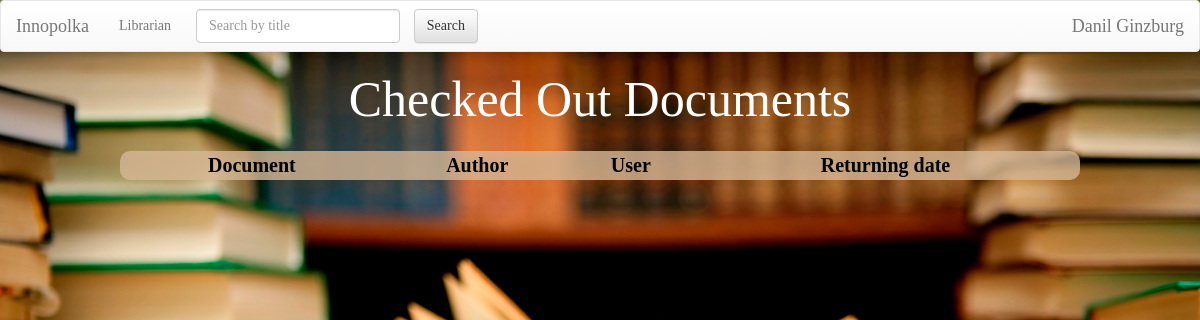
The app's page /checked_out_docs/ (signed in), older data.
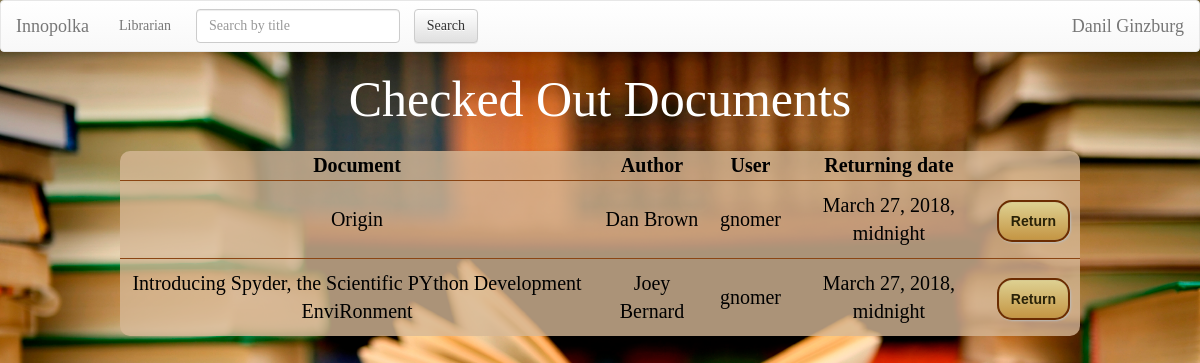
The same page, newer data.
### Documents/models.py (models this page shows, shortened)
class DocumentCopy(models.Model):
    doc = models.ForeignKey(Document, blank=True, default=None, on_delete=models.CASCADE) # link document which is checked out
    checked_up_by_whom = models.ForeignKey(User, blank=True, default=None, on_delete=models.CASCADE) # link to holder
    date = models.DateTimeField(default=str(datetime.datetime.today().strftime("%Y-%m-%d %H:%M")))
    returning_date = models.DateTimeField(default=str(datetime.datetime.today().strftime("%Y-%m-%d %H:%M")))
    time_left = models.CharField(null=True, max_length=250)
    fine_price = models.IntegerField(null=True)
    renewed = models.BooleanField(default=False)
    class Meta:
        verbose_name_plural = 'Document copies'

class Document(models.Model):
    title = models.CharField(max_length=250)
    price = models.IntegerField()
    keywords = models.CharField(max_length=250) # the list of keywords stored in string
    authors = models.CharField(max_length=250) # the list of authors in string format splitted by space
    cover = models.CharField(max_length=1000, default="https://lh3.googleusercontent.com/zqfUbCXdb1oGmsNEzNxTjQU5ZlS3x46nQoB83sFbRSlMnpDTZgdVCe_LvCx-rl7sOA=w300")
    copies = models.PositiveIntegerField(default=1)
    type = models.CharField(max_length=100, default='Document')
    is_bestseller = models.BooleanField(default=False)
    is_reference = models.BooleanField(default=False)
    level = models.PositiveIntegerField(default=1)
    room = models.PositiveIntegerField(default=1)

### Documents/views.py (the view)
# urls.py: url(r'^checked_out_docs/$', views.CheckedOutDocsView.as_view(), name='checked_out_docs'),
class CheckedOutDocsView(ListView):
    model = DocumentCopy
    template_name = 'Documents/checked_out_docs.html'
    context_object_name = 'document_copies'
    paginate_by = 20
    def get(self, request, *args, **kwargs):
        if request.user.is_staff:
            return super().get(request, *args, **kwargs)
        return redirect('/')

### Documents/templates/Documents/checked_out_docs.html (shortened to what this page needs)
{% extends 'Documents/base.html'  %}
{% load staticfiles %}
{% block body  %}
<h1> Checked Out Documents</h1>
<table>
    <tr>
        <th class="cen">Document</th>
        <th class="cen">Author</th>
        <th class="cen">User</th>
        <th class="cen">Returning date</th>
    </tr>
    <tr>
        {% for copy in document_copies %}
        <td><a href="/{{ copy.doc.id }}/">{{ copy.doc.title }}</a></td>
        <td>{{ copy.doc.authors }}</td>
        <td><a href="/user/?id={{ copy.checked_up_by_whom.id }}">{{ copy.checked_up_by_whom }}</a></td>
        <td>{{ copy.returning_date}}</td>
        <td><a class="button" href="/requests/return/?copy_id={{ copy.id }}" onclick="
        return confirm('Return {{copy.doc.title}} from {{copy.checked_up_by_whom.username}} back?');
">Return</a></td>
    </tr>
    {% endfor %}
</table>
{% endblock %}

### Documents/templates/Documents/base.html (shortened to what this page needs)
<!DOCTYPE html>
<html lang="en">
<head>
    {% load staticfiles %}
    <link rel="stylesheet" href="//maxcdn.bootstrapcdn.com/bootstrap/3.2.0/css/bootstrap.min.css">
    <link rel="stylesheet" href="//maxcdn.bootstrapcdn.com/bootstrap/3.2.0/css/bootstrap-theme.min.css">
</head>
<body>
<nav class="navbar navbar-default">
    <div class="container-fluid">
        <div class="navbar-header">
            <a class="navbar-brand" href="/">Innopolka</a>
            <ul class="nav navbar-nav navbar-right">
                {% if user.is_staff %}
                <li class="nav-item dropdown">
                    <a class="nav-link dropdown-toggle" href="/user/" id="dropdown01" data-toggle="dropdown"
                       aria-haspopup="true" aria-expanded="false">Librarian</a>
            </ul>
            {% endif %}
        </div>
        <div class="collapse navbar-collapse" id="bs-example-navbar-collapse-1">
            <form class="navbar-form navbar-left" action="/">
                <div class="form-group">
                    <input type="text" class="form-control" name="q" placeholder="Search by title" >
                </div>
                <input type="submit" class="btn btn-default not_wide" value="Search">
            </form>
            <ul class="nav navbar-nav navbar-right">
                {% if user.is_anonymous %}
                    <li><a href="/user/login">Log In</a></li>
                {% elif user.is_authenticated %}
                <ul class="nav navbar-nav navbar-right">
                <li class="nav-item dropdown">
                    <a class="navbar-brand" href="/user/?id={{user.id}}" id="dropdown02" data-toggle="dropdown"
                       aria-haspopup="true" aria-expanded="false">{{ user.first_name }} {{user.last_name}}</a>
            </ul>
                {% endif %}
            </ul>
        </div>
    </div>
</nav>
{% block body %}{% endblock %}
</body>
</html>

### Documents/templates/Documents/base.html (style rules this page uses)
body { font-family: Futura; color: white; background: url("/Documents/static/images/background.jpg") no-repeat fixed center center; background-size: cover; }
table { border: 3px solid saddlebrown; border-radius: 5px; width: 80%; background-color: rgba(214, 184, 150, 0.8); color: black; empty-cells: hide; text-align: center; margin: 10px; }
tr { border: 1px solid saddlebrown; text-align: center; }
td { border: 1px solid saddlebrown; padding: 10px; font-size: 20px; color: black; }
form { padding: 5px; color: black; font-size: 15px; margin: 5px; }
input { background-color: floralwhite; border: 2px solid saddlebrown; border-radius: 5px; margin: 0 0 0 10px; left: 50%; }
.button { text-decoration: none; text-align: center; padding: 11px 12px; border: solid 2px #6b2c02; -webkit-border-radius: 15px; -moz-border-radius: 15px; border-radius: 15px; font: 14px "Lucida Sans Unicode", "Lucida Grande", sans-serif; font-weight: bold; color: #292208; background-color: #ded192; background-image: -moz-linear-gradient(top, #ded192 0%, #c49543 100%); background-image: -webkit-linear-gradient(top, #ded192 0%, #c49543 100%); background-image: -o-linear-gradient(top, #ded192 0%, #c49543 100%); background-image: -ms-linear-gradient(top, #ded192 0%, #c49543 100%); filter: progid:DXImageTransform.Microsoft.gradient(startColorstr='#c49543', endColorstr='#c49543', GradientType=0); background-image: linear-gradient(top, #ded192 0%, #c49543 100%); -webkit-box-shadow: 1px 1px 2px #bababa, inset 0px 0px 1px #969393; -moz-box-shadow: 1px 1px 2px #bababa, inset 0px 0px 1px #969393; box-shadow: 1px 1px 2px #bababa, inset 0px 0px 1px #969393; }

### Documents/templates/Documents/checked_out_docs.html (style rules this page uses)
h1 { font-size: 50px; text-align: center; margin-bottom: 2%; }
.cen { text-align: center; font-size: 20px; }
table { border: none; border-radius: 10px; margin-left: 10%; }
tr { border: none; text-align: left; padding: 1%; }
td { border: none; text-align: center; border-top: 1px solid saddlebrown; }
a { color: black; }

Row changes from the older to the newer data that the page shows:
added DocumentCopy: doc "Origin", doc.authors "Dan Brown", checked_up_by_whom "gnomer", returning_date "March 27, 2018, midnight"
added DocumentCopy: doc "Introducing Spyder, the Scientific PYthon Development EnviRonment", doc.authors "Joey Bernard", checked_up_by_whom "gnomer", returning_date "March 27, 2018, midnight"
